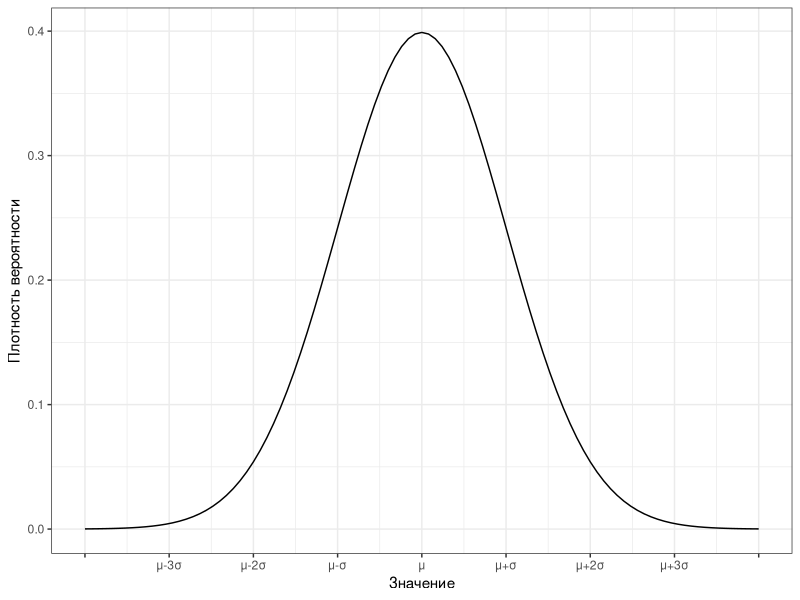
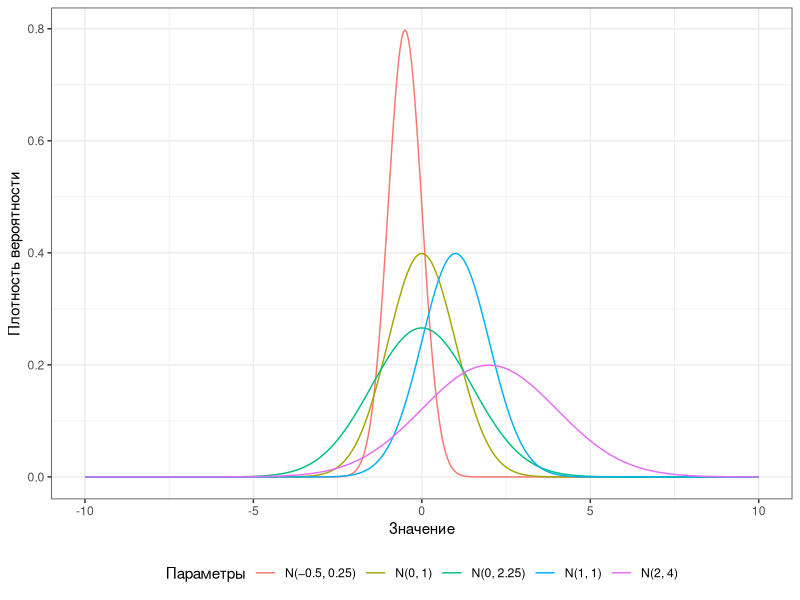
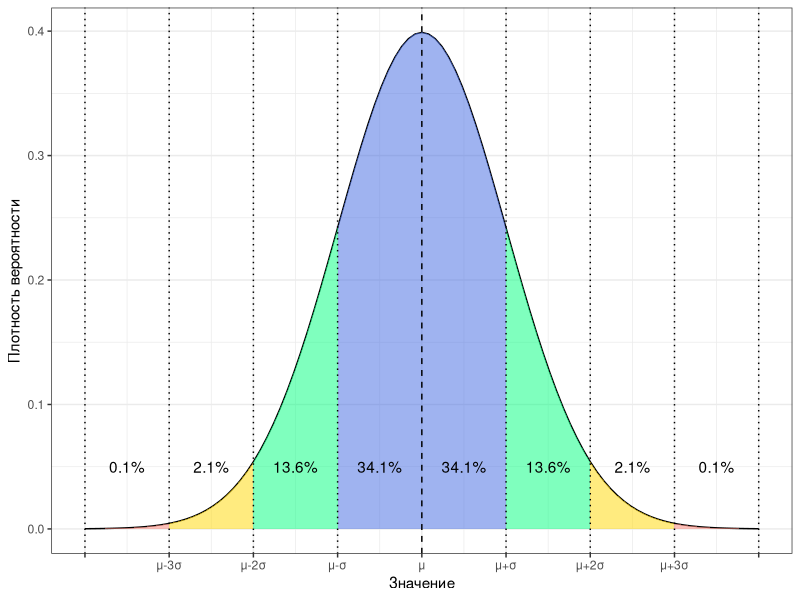
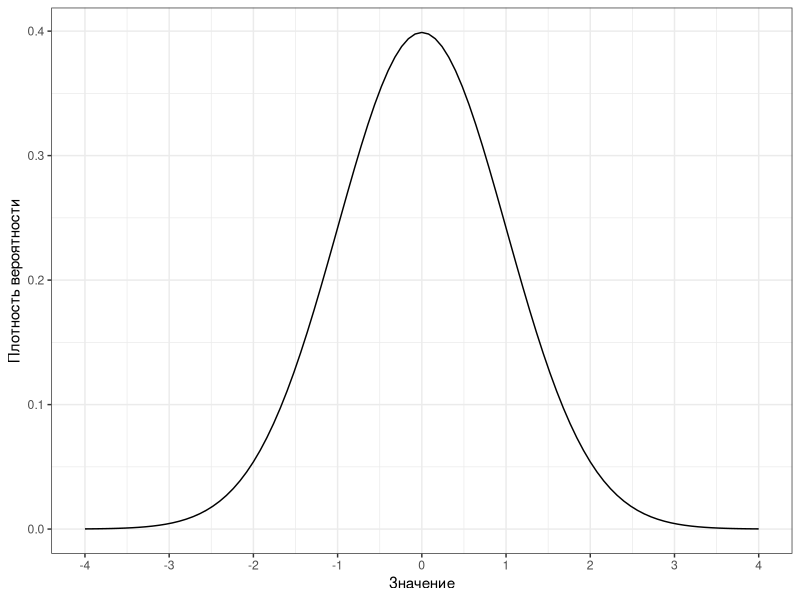
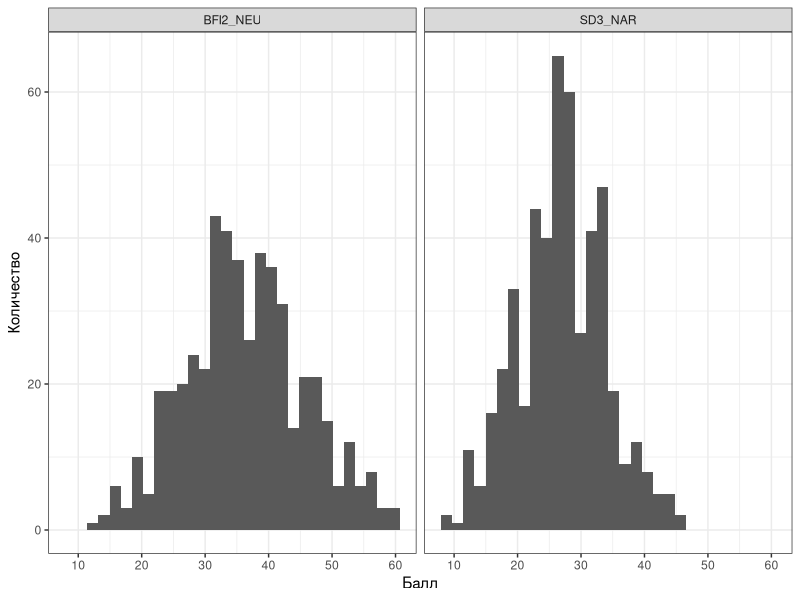
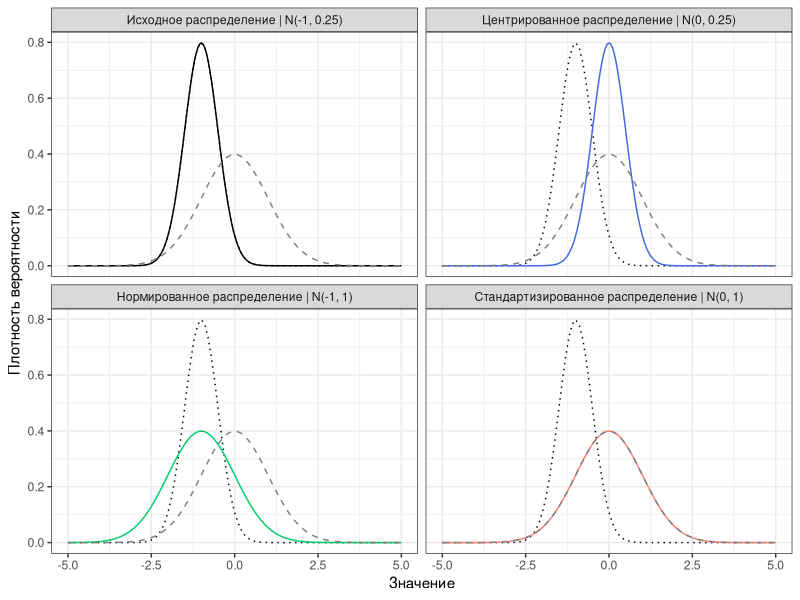
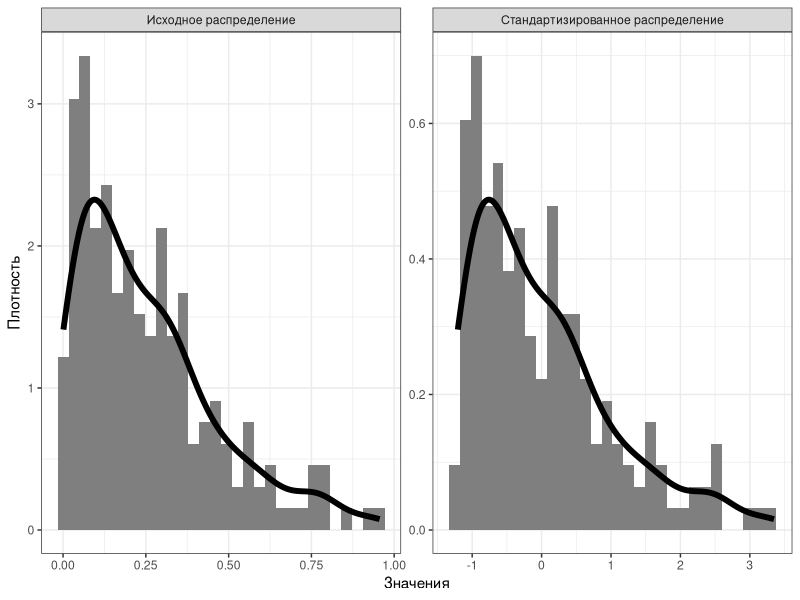
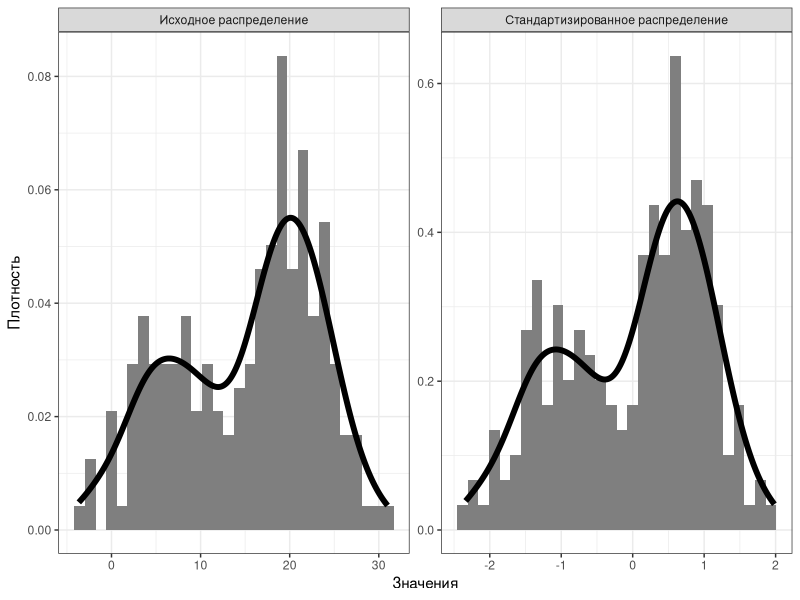

These figures' R source, in order:
## ---- chunk 1
knitr::opts_chunk$set(echo = FALSE, eval = TRUE, warning = FALSE, message = FALSE, error = FALSE)
## ---- chunk 2
library(tidyverse)
theme_set(theme_bw())
theme_update(legend.position = "bottom")
## ---- chunk 3
ggplot() +
  geom_function(fun = dnorm) +
  scale_x_continuous(breaks = -4:4,
                     limits = c(-4, 4),
                     labels = c("",
                                "μ-3σ",
                                "μ-2σ",
                                "μ-σ",
                                "μ",
                                "μ+σ",
                                "μ+2σ",
                                "μ+3σ",
                                "")) +
  labs(x = "Значение", y = "Плотность вероятности")
## ---- chunk 4
tibble(
  x = seq(-10, 10, .05),
  "N(0, 1)" = dnorm(x, mean = 0, sd = 1),
  "N(−0.5, 0.25)" = dnorm(x, mean = -.5, sd = .5),
  "N(0, 2.25)" = dnorm(x, mean = 0, sd = 1.5),
  "N(1, 1)" = dnorm(x, mean = 1, sd = 1),
  "N(2, 4)" = dnorm(x, mean = 2, sd = 2)
) %>% 
  pivot_longer(cols = -x) %>% 
ggplot(aes(x, value, color = name)) +
  geom_line() +
  labs(x = "Значение", y = "Плотность вероятности",
       color = "Параметры")
## ---- chunk 5
ggplot() +
  stat_function(fun = dnorm) +
  stat_function(fun = dnorm,
                geom = "area",
                xlim = c(-1, 1),
                alpha = .5, fill = "royalblue") +
  stat_function(fun = dnorm,
                geom = "area",
                xlim = c(-2, -1),
                alpha = .5, fill = "springgreen") +
  stat_function(fun = dnorm,
                geom = "area",
                xlim = c(1, 2),
                alpha = .5, fill = "springgreen") +
  stat_function(fun = dnorm,
                geom = "area",
                xlim = c(-3, -2),
                alpha = .5, fill = "gold") +
  stat_function(fun = dnorm,
                geom = "area",
                xlim = c(2, 3),
                alpha = .5, fill = "gold") +
  stat_function(fun = dnorm,
                geom = "area",
                xlim = c(-4, -3),
                alpha = .5, fill = "salmon") +
  stat_function(fun = dnorm,
                geom = "area",
                xlim = c(3, 4),
                alpha = .5, fill = "salmon") +
  geom_vline(xintercept = 0, linetype= "dashed") +
  geom_vline(xintercept = c(-4, -3, -2, -1, 1, 2, 3, 4), linetype= "dotted") +
  annotate(geom = "text", label = "0.1%", x = -3.5, y = .05) +
  annotate(geom = "text", label = "0.1%", x = 3.5, y = .05) +
  annotate(geom = "text", label = "2.1%", x = -2.5, y = .05) +
  annotate(geom = "text", label = "2.1%", x = 2.5, y = .05) +
  annotate(geom = "text", label = "13.6%", x = -1.5, y = .05) +
  annotate(geom = "text", label = "13.6%", x = 1.5, y = .05) +
  annotate(geom = "text", label = "34.1%", x = -.5, y = .05) +
  annotate(geom = "text", label = "34.1%", x = .5, y = .05) +
  scale_x_continuous(breaks = -4:4,
                     limits = c(-4, 4),
                     labels = c("",
                                "μ-3σ",
                                "μ-2σ",
                                "μ-σ",
                                "μ",
                                "μ+σ",
                                "μ+2σ",
                                "μ+3σ",
                                "")) +
  labs(x = "Значение", y = "Плотность вероятности")
## ---- chunk 6
ggplot() +
  geom_function(fun = dnorm) +
  scale_x_continuous(breaks = -4:4,
                     limits = c(-4, 4)) +
  labs(x = "Значение", y = "Плотность вероятности")
## ---- chunk 7
set.seed(123)
SD3_n <- 9
BFI2_n <- 12
tibble(id = 1:500,
       BFI2_NEU = rnorm(500, mean = 3*BFI2_n, sd = 10) %>% round(),
       SD3_NAR = rnorm(500, mean = 3*SD3_n, sd = 7) %>% round()
       ) %>% 
  filter(BFI2_NEU >= BFI2_n & BFI2_NEU <= BFI2_n*5,
         SD3_NAR >= SD3_n & SD3_NAR <= SD3_n*5) -> bfisd

bfisd %>% 
  pivot_longer(cols = -id) %>% 
  ggplot(aes(value)) +
  geom_histogram() +
  facet_wrap(~name) +
  scale_x_continuous(breaks = seq(10, 60, 10)) +
  labs(x = "Балл", y = "Количество")
## ---- chunk 8
tibble(
  x = seq(-5, 5, .05),
  "0_raw" = dnorm(x, mean = -1, sd = .5),
  "1_centred" = dnorm(x, mean = 0, sd = .5),
  "2_normed" = dnorm(x, mean = -1, sd = 1),
  "3_standed" = dnorm(x, mean = 0, sd = 1)
) %>% 
  pivot_longer(cols = -x) %>% 
ggplot(aes(x, value, color = name)) +
  geom_function(fun = dnorm, args = list(mean = -1, sd = .5),
                color = "black", linetype = "dotted") +
  geom_line() +
  facet_wrap(~name, ncol = 2,
             labeller = labeller(name = c("0_raw" = "Исходное распределение | N(-1, 0.25)",
                                   "1_centred" = "Центрированное распределение | N(0, 0.25)",
                                   "2_normed" = "Нормированное распределение | N(-1, 1)",
                                   "3_standed" = "Стандартизированное распределение | N(0, 1)"))) +
  geom_function(fun = dnorm, 
                color = "gray50", linetype = "dashed") +
  guides(color = "none") +
  scale_color_manual(values = c("0_raw" = "black",
                                "1_centred" = "royalblue",
                                "2_normed" = "springgreen3",
                                "3_standed" = "salmon")) +
  labs(x = "Значение", y = "Плотность вероятности")
## ---- chunk 9
set.seed(202)
tibble(raw = rbeta(200, 1, 3),
       scaled = scale(raw)) %>% 
  pivot_longer(cols = everything(),
               values_to = "x") %>% 
  ggplot(aes(x)) +
  geom_histogram(aes(y = after_stat(density)),
                 fill = "gray50") +
  geom_density(linewidth = 2) +
  facet_wrap(~name, 
             labeller = labeller(name = c(
               "raw" = "Исходное распределение",
               "scaled" = "Стандартизированное распределение")),
             scales = "free") +
  labs(x = "Значения", y = "Плотность")
## ---- chunk 10
set.seed(202)
tibble(raw = c(
  rnorm(130, 20, 4),
  rnorm(70, 5, 4)
  ),
       scaled = scale(raw)) %>% 
  pivot_longer(cols = everything(),
               values_to = "x") %>% 
  ggplot(aes(x)) +
  geom_histogram(aes(y = after_stat(density)),
                 fill = "gray50") +
  geom_density(linewidth = 2) +
  facet_wrap(~name, 
             labeller = labeller(name = c(
               "raw" = "Исходное распределение",
               "scaled" = "Стандартизированное распределение")),
             scales = "free") +
  labs(x = "Значения", y = "Плотность")
